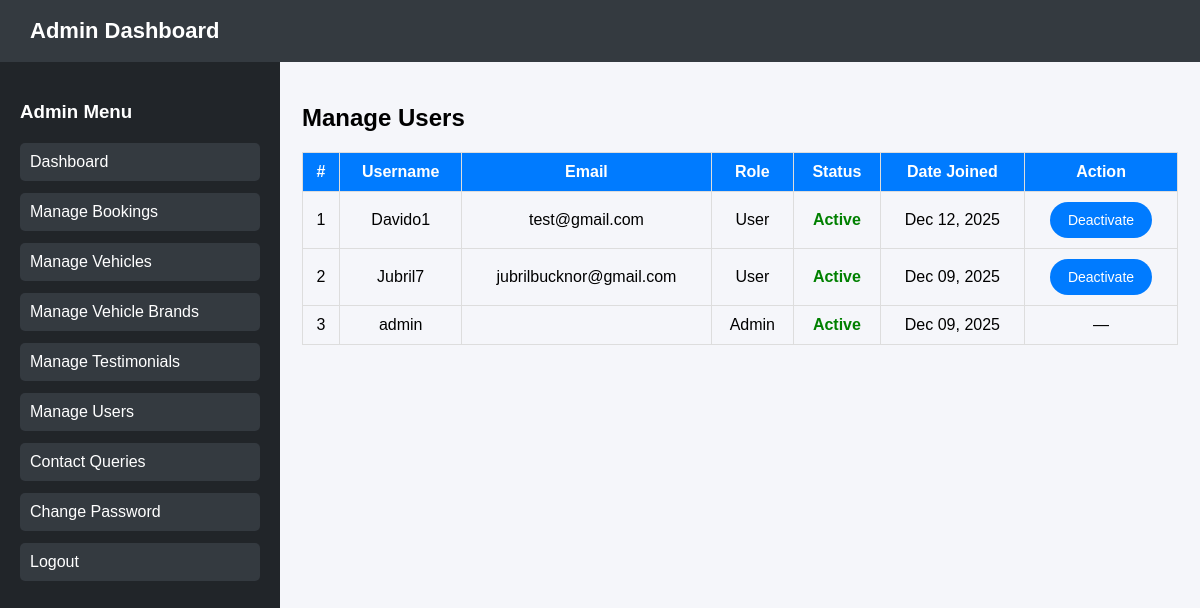
Screenshot of /dashboard/manage-users/ (signed in) with the database file from the repository.
### core/models.py (models this page shows)
class User(AbstractUser):
    phone = models.CharField(max_length=15, blank=True, null=True)

### core/views.py (the view)
# urls.py: path('dashboard/manage-users/', views.admin_manage_users, name='admin_manage_users'),
@admin_required
def admin_manage_users(request):
    users = User.objects.all().order_by('-date_joined')
    return render(request, 'admin_manage_users.html', {
        'users': users
    })

### core/views.py (called while the page is built)
def admin_required(view_func):
    return user_passes_test(lambda u: u.is_staff, login_url='login')(view_func)

### core/templates/admin_manage_users.html (shortened to what this page needs)
{% load static %}
<!DOCTYPE html>
<html>
<head>
    <link rel="stylesheet" href="{% static 'core/style.css' %}">
</head>
<body>
<header>Admin Dashboard</header>
<div class="container">
    <nav>
        <h3>Admin Menu</h3>
        <a href="{% url 'admin_dashboard' %}">Dashboard</a>
        <a href="{% url 'admin_manage_bookings' %}">Manage Bookings</a>
        <a href="{% url 'admin_manage_vehicles' %}">Manage Vehicles</a>
        <a href="{% url 'admin_manage_brands' %}">Manage Vehicle Brands</a>
        <a href="{% url 'admin_manage_testimonials' %}">Manage Testimonials</a>
        <a href="{% url 'admin_manage_users' %}">Manage Users</a>
        <a href="{% url 'admin_queries' %}">Contact Queries</a>
        <a href="{% url 'admin_change_password' %}">Change Password</a>
        <a href="{% url 'logout' %}">Logout</a>
    </nav>
    <main>
        <div class="section">
            <h2>Manage Users</h2>
            <table>
                <tr>
                    <th>#</th>
                    <th>Username</th>
                    <th>Email</th>
                    <th>Role</th>
                    <th>Status</th>
                    <th>Date Joined</th>
                    <th>Action</th>
                </tr>
                {% for u in users %}
                <tr>
                    <td>{{ forloop.counter }}</td>
                    <td>{{ u.username }}</td>
                    <td>{{ u.email }}</td>
                    <td>
                        {% if u.is_staff %}
                            Admin
                        {% else %}
                            User
                        {% endif %}
                    </td>
                    <td>
                        {% if u.is_active %}
                            <span class="status-active">Active</span>
                        {% else %}
                            <span class="status-inactive">Inactive</span>
                        {% endif %}
                    </td>
                    <td>{{ u.date_joined|date:"M d, Y" }}</td>
                    <td>
                        {% if u != request.user %}
                            {% if u.is_active %}
                                <a href="{% url 'toggle_user_status' u.id %}" class="btn btn-deactivate">
                                    Deactivate
                                </a>
                            {% else %}
                                <a href="{% url 'toggle_user_status' u.id %}" class="btn btn-activate">
                                    Activate
                                </a>
                            {% endif %}
                        {% else %}
                            —
                        {% endif %}
                    </td>
                </tr>
                {% endfor %}
            </table>
        </div>
    </main>
</div>
</body>
</html>

### core/static/core/style.css (style rules this page uses)
body { font-family: Arial, sans-serif; background-color: #f5f5f5; margin: 20px; }

### core/templates/admin_manage_users.html (style rules this page uses)
.status-active { color: green; font-weight: bold; }
.btn { padding: 6px 12px; border-radius: 5px; color: white; text-decoration: none; }
.btn-deactivate { background: #dc3545; }
table { width:100%; border-collapse: collapse; }
th, td { padding:10px; border:1px solid #ddd; text-align:center; }
th { background:#007bff; color:white; }
body { margin: 0; font-family: Arial, sans-serif; background: #f5f6fa; }
header { background: #343a40; color: white; padding: 18px 30px; font-size: 22px; font-weight: bold; }
.container { display: flex; min-height: 92vh; }
nav { width: 240px; background: #212529; color: white; padding: 20px; }
nav h3 { margin-bottom: 20px; }
nav a { display: block; color: white; text-decoration: none; margin-bottom: 12px; padding: 10px; background: #343a40; border-radius: 5px; }
main { flex: 1; padding: 22px; }
.btn { display: inline-block; padding: 10px 18px; background: #007bff; color: white; text-decoration: none; border-radius: 20px; font-size: 14px; }

### rows the page displays
User: username "Davido1", email "test@gmail.com", is_staff "User", is_active "Active", date_joined "Dec 12, 2025"
User: username "Jubril7", email "jubrilbucknor@gmail.com", is_staff "User", is_active "Active", date_joined "Dec 09, 2025"
User: username "admin", is_staff "Admin", is_active "Active", date_joined "Dec 09, 2025"
